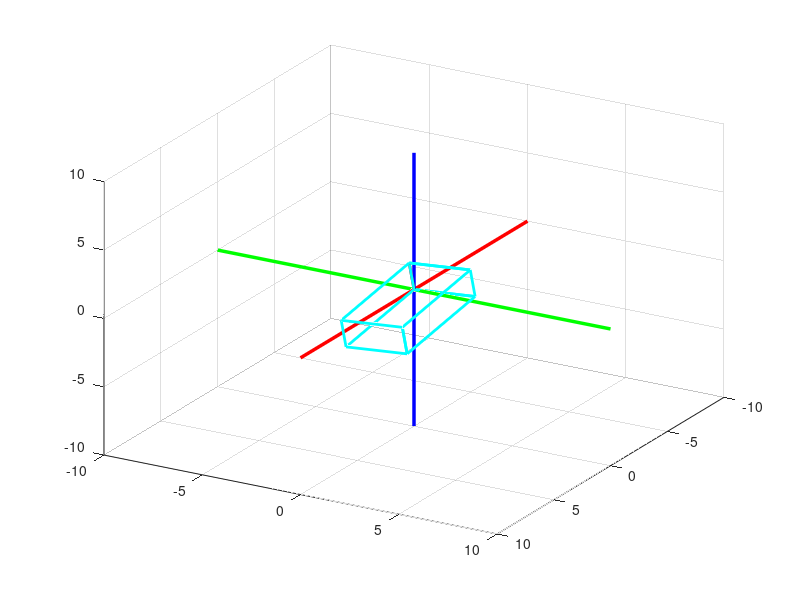

Write MATLAB code to recreate this figure.
close all
clc
clear all



line ([-10 10],[0 0],[0 0], 'color', [1 0 0], 'linewidth',2.5); %Establece el eje X Rojo 
line ([0 0],[-10 10],[0 0], 'color', [0 1 0], 'linewidth',2.5); %Establece el eje Y Verde 
line ([0 0],[0 0],[-10 10], 'color', [0 0 1], 'linewidth',2.5); %Establece el eje Y Azul 

grid on
view(120,30)

P0 = [0 0 0]; 
P1 = [0 3 0]; 
P2 = [0 3 2]; 
P3 = [0 0 2];
P4 = [7 0 2]; 
P5 = [7 3 2]; 
P6 = [7 0 0]; 
P7 = [7 3 0]; 

line ([P0(1) P3(1)],[P0(2) P3(2)],[P0(3) P3(3)], 'color', [1 0 0], 'linewidth',2);  
line ([P0(1) P1(1)],[P0(2) P1(2)],[P0(3) P1(3)], 'color', [0 0 1], 'linewidth',2);  
line ([P1(1) P2(1)],[P1(2) P2(2)],[P1(3) P2(3)], 'color', [0 0 1], 'linewidth',2); 
line ([P2(1) P3(1)],[P2(2) P3(2)],[P2(3) P3(3)], 'color', [0 0 1], 'linewidth',2); 

line ([P3(1) P4(1)],[P3(2) P4(2)],[P3(3) P4(3)], 'color', [0 0 1], 'linewidth',2); 
line ([P4(1) P5(1)],[P4(2) P5(2)],[P4(3) P5(3)], 'color', [0 0 1], 'linewidth',2); 

line ([P6(1) P7(1)],[P6(2) P7(2)],[P6(3) P7(3)], 'color', [0 0 1], 'linewidth',2); 
line ([P7(1) P4(1)],[P7(2) P1(2)],[P7(3) P1(3)], 'color', [0 0 1], 'linewidth',2); 
line ([P3(1) P4(1)],[P3(2) P4(2)],[P3(3) P4(3)], 'color', [0 0 1], 'linewidth',2);  

line ([P2(1) P5(1)],[P2(2) P5(2)],[P2(3) P5(3)], 'color', [0 0 1], 'linewidth',2); 
line ([P1(1) P7(1)],[P1(2) P7(2)],[P1(3) P7(3)], 'color', [0 0 1], 'linewidth',2); 

line ([P4(1) P6(1)],[P4(2) P6(2)],[P4(3) P6(3)], 'color', [0 0 1], 'linewidth',2); 
line ([P5(1) P7(1)],[P5(2) P7(2)],[P5(3) P7(3)], 'color', [0 0 1], 'linewidth',2); 

line ([P0(1) P6(1)],[P0(2) P6(2)],[P0(3) P6(3)], 'color', [0 0 1], 'linewidth',2); 
line ([P5(1) P7(1)],[P5(2) P7(2)],[P5(3) P7(3)], 'color', [0 0 1], 'linewidth',2); 

line ([P0(1) P1(1)],[P0(2) P1(2)],[P0(3) P1(3)], 'color', [0 0 1], 'linewidth',2);

promt='Introduce un angulo en grados de rotacion en X(Phi): ';
angleXPhi=input(promt);

promt='Introduce un angulo en grados de rotacion en Y(tetha): ';
angleYtheta=input(promt);

promt='Introduce un angulo en grados de rotacion en Z(alpha): ';
angleZaplha=input(promt);

%-----------convercion de grsdos a radianes-------------------

angleXPhirad=deg2rad(angleXPhi);

angleYthetarad=deg2rad(angleYtheta);

angleZaplharad=deg2rad(angleZaplha);

%--------------------------------------------------------------


for t=0:0.01:angleXPhirad
    
clf 

line ([-10 10],[0 0],[0 0], 'color', [1 0 0], 'linewidth',2.5); %Establece el eje X Rojo 
line ([0 0],[-10 10],[0 0], 'color', [0 1 0], 'linewidth',2.5); %Establece el eje Y Verde 
line ([0 0],[0 0],[-10 10], 'color', [0 0 1], 'linewidth',2.5); %Establece el eje Y Azul 

grid on
view(120,30)

P0 = [0 0 0]; 
P1 = [0 3 0]; 
P2 = [0 3 2]; 
P3 = [0 0 2];
P4 = [7 0 2]; 
P5 = [7 3 2]; 
P6 = [7 0 0]; 
P7 = [7 3 0]; 

line ([P0(1) P3(1)],[P0(2) P3(2)],[P0(3) P3(3)], 'color', [1 0 0], 'linewidth',2);  
line ([P0(1) P1(1)],[P0(2) P1(2)],[P0(3) P1(3)], 'color', [0 0 1], 'linewidth',2);  
line ([P1(1) P2(1)],[P1(2) P2(2)],[P1(3) P2(3)], 'color', [0 0 1], 'linewidth',2); 
line ([P2(1) P3(1)],[P2(2) P3(2)],[P2(3) P3(3)], 'color', [0 0 1], 'linewidth',2); 

line ([P3(1) P4(1)],[P3(2) P4(2)],[P3(3) P4(3)], 'color', [0 0 1], 'linewidth',2); 
line ([P4(1) P5(1)],[P4(2) P5(2)],[P4(3) P5(3)], 'color', [0 0 1], 'linewidth',2); 

line ([P6(1) P7(1)],[P6(2) P7(2)],[P6(3) P7(3)], 'color', [0 0 1], 'linewidth',2); 
line ([P7(1) P4(1)],[P7(2) P1(2)],[P7(3) P1(3)], 'color', [0 0 1], 'linewidth',2); 
line ([P3(1) P4(1)],[P3(2) P4(2)],[P3(3) P4(3)], 'color', [0 0 1], 'linewidth',2);  

line ([P2(1) P5(1)],[P2(2) P5(2)],[P2(3) P5(3)], 'color', [0 0 1], 'linewidth',2); 
line ([P1(1) P7(1)],[P1(2) P7(2)],[P1(3) P7(3)], 'color', [0 0 1], 'linewidth',2); 

line ([P4(1) P6(1)],[P4(2) P6(2)],[P4(3) P6(3)], 'color', [0 0 1], 'linewidth',2); 
line ([P5(1) P7(1)],[P5(2) P7(2)],[P5(3) P7(3)], 'color', [0 0 1], 'linewidth',2); 

line ([P0(1) P6(1)],[P0(2) P6(2)],[P0(3) P6(3)], 'color', [0 0 1], 'linewidth',2); 
line ([P5(1) P7(1)],[P5(2) P7(2)],[P5(3) P7(3)], 'color', [0 0 1], 'linewidth',2); 

line ([P0(1) P1(1)],[P0(2) P1(2)],[P0(3) P1(3)], 'color', [0 0 1], 'linewidth',2);

%--------------------------figura inicial----------------------------------
  
%--------------------------Rotaciones en x---------------------------------
Rx=[1 0 0; 0 cos(t) -sin(t); 0 sin(t) cos(t)];

P0r=Rx*P0';
P1r=Rx*P1';
P2r=Rx*P2';
P3r=Rx*P3';
P4r=Rx*P4';
P5r=Rx*P5';
P6r=Rx*P6';
P7r=Rx*P7';

line ([P0r(1) P3r(1)],[P0r(2) P3r(2)],[P0r(3) P3r(3)], 'color', [1 0 0], 'linewidth',2);  

line ([P0r(1) P1r(1)],[P0r(2) P1r(2)],[P0r(3) P1r(3)], 'color', [0 1 1], 'linewidth',2);  
line ([P1r(1) P2r(1)],[P1r(2) P2r(2)],[P1r(3) P2r(3)], 'color', [0 1 1], 'linewidth',2); 
line ([P2r(1) P3r(1)],[P2r(2) P3r(2)],[P2r(3) P3r(3)], 'color', [0 1 1], 'linewidth',2); 

line ([P2r(1) P3r(1)],[P2r(2) P3r(2)],[P2r(3) P3r(3)], 'color', [0 1 1], 'linewidth',2); 

line ([P3r(1) P0r(1)],[P3r(2) P0r(2)],[P3r(3) P0r(3)], 'color', [0 1 1], 'linewidth',2); 
line ([P4r(1) P5r(1)],[P4r(2) P5r(2)],[P4r(3) P5r(3)], 'color', [0 1 1], 'linewidth',2); 
line ([P6r(1) P7r(1)],[P6r(2) P7r(2)],[P6r(3) P7r(3)], 'color', [0 1 1], 'linewidth',2); 

line ([P3r(1) P4r(1)],[P3r(2) P4r(2)],[P3r(3) P4r(3)], 'color', [0 1 1], 'linewidth',2);  
line ([P2r(1) P5r(1)],[P2r(2) P5r(2)],[P2r(3) P5r(3)], 'color', [0 1 1], 'linewidth',2); 

line ([P1r(1) P7r(1)],[P1r(2) P7r(2)],[P1r(3) P7r(3)], 'color', [0 1 1], 'linewidth',2); 
line ([P4r(1) P6r(1)],[P4r(2) P6r(2)],[P4r(3) P6r(3)], 'color', [0 1 1], 'linewidth',2); 

line ([P5r(1) P7r(1)],[P5r(2) P7r(2)],[P5r(3) P7r(3)], 'color', [0 1 1], 'linewidth',2); 
line ([P0r(1) P6r(1)],[P0r(2) P6r(2)],[P0r(3) P6r(3)], 'color', [0 1 1], 'linewidth',2); 

line ([P5r(1) P7r(1)],[P5r(2) P7r(2)],[P5r(3) P7r(3)], 'color', [0 1 1], 'linewidth',2); 
line ([P0r(1) P1r(1)],[P0r(2) P1r(2)],[P0r(3) P1r(3)], 'color', [0 1 1], 'linewidth',2);

pause (0.0001);
end



%--------------------------Rotacion en Y-----------------------------------
for p=0:0.01:angleYthetarad
 
clf

line ([-10 10],[0 0],[0 0], 'color', [1 0 0], 'linewidth',2.5); %Establece el eje X Rojo 
line ([0 0],[-10 10],[0 0], 'color', [0 1 0], 'linewidth',2.5); %Establece el eje Y Verde 
line ([0 0],[0 0],[-10 10], 'color', [0 0 1], 'linewidth',2.5); %Establece el eje Y Azul 

grid on
view(120,30)
   
Ry = [cos(p) 0 sin(p); 0 1 0; -sin(p) 0 cos(p)];

P0ry=Ry*P0r;
P1ry=Ry*P1r;
P2ry=Ry*P2r;
P3ry=Ry*P3r;
P4ry=Ry*P4r;
P5ry=Ry*P5r;
P6ry=Ry*P6r;
P7ry=Ry*P7r;

line ([P0ry(1) P3ry(1)],[P0ry(2) P3ry(2)],[P0ry(3) P3ry(3)], 'color', [1 0 0], 'linewidth',2);  

line ([P0ry(1) P1ry(1)],[P0ry(2) P1ry(2)],[P0ry(3) P1ry(3)], 'color', [0 1 1], 'linewidth',2);  
line ([P1ry(1) P2ry(1)],[P1ry(2) P2ry(2)],[P1ry(3) P2ry(3)], 'color', [0 1 1], 'linewidth',2); 
line ([P2ry(1) P3ry(1)],[P2ry(2) P3ry(2)],[P2ry(3) P3ry(3)], 'color', [0 1 1], 'linewidth',2); 

line ([P2ry(1) P3ry(1)],[P2ry(2) P3ry(2)],[P2ry(3) P3ry(3)], 'color', [0 1 1], 'linewidth',2); 

line ([P3ry(1) P0ry(1)],[P3ry(2) P0ry(2)],[P3ry(3) P0ry(3)], 'color', [0 1 1], 'linewidth',2); 
line ([P4ry(1) P5ry(1)],[P4ry(2) P5ry(2)],[P4ry(3) P5ry(3)], 'color', [0 1 1], 'linewidth',2); 
line ([P6ry(1) P7ry(1)],[P6ry(2) P7ry(2)],[P6ry(3) P7ry(3)], 'color', [0 1 1], 'linewidth',2); 

line ([P3ry(1) P4ry(1)],[P3ry(2) P4ry(2)],[P3ry(3) P4ry(3)], 'color', [0 1 1], 'linewidth',2);  
line ([P2ry(1) P5ry(1)],[P2ry(2) P5ry(2)],[P2ry(3) P5ry(3)], 'color', [0 1 1], 'linewidth',2); 

line ([P1ry(1) P7ry(1)],[P1ry(2) P7ry(2)],[P1ry(3) P7ry(3)], 'color', [0 1 1], 'linewidth',2); 
line ([P4ry(1) P6ry(1)],[P4ry(2) P6ry(2)],[P4ry(3) P6ry(3)], 'color', [0 1 1], 'linewidth',2); 

line ([P5ry(1) P7ry(1)],[P5ry(2) P7ry(2)],[P5ry(3) P7ry(3)], 'color', [0 1 1], 'linewidth',2); 
line ([P0ry(1) P6ry(1)],[P0ry(2) P6ry(2)],[P0ry(3) P6ry(3)], 'color', [0 1 1], 'linewidth',2); 

line ([P5ry(1) P7ry(1)],[P5ry(2) P7ry(2)],[P5ry(3) P7ry(3)], 'color', [0 1 1], 'linewidth',2); 
line ([P0ry(1) P1ry(1)],[P0ry(2) P1ry(2)],[P0ry(3) P1ry(3)], 'color', [0 1 1], 'linewidth',2);

pause (0.0001);
end 
 
%--------------------------Rotacion en z-----------------------------------
for m=0:0.01:angleZaplharad
 
clf

line ([-10 10],[0 0],[0 0], 'color', [1 0 0], 'linewidth',2.5); %Establece el eje X Rojo 
line ([0 0],[-10 10],[0 0], 'color', [0 1 0], 'linewidth',2.5); %Establece el eje Y Verde 
line ([0 0],[0 0],[-10 10], 'color', [0 0 1], 'linewidth',2.5); %Establece el eje Y Azul 

grid on
view(120,30)
   
Rz = [cos(m) -sin(m) 0; sin(m) cos(m) 0; 0 0 1];


P0rz=Rz*P0ry;
P1rz=Rz*P1ry;
P2rz=Rz*P2ry;
P3rz=Rz*P3ry;
P4rz=Rz*P4ry;
P5rz=Rz*P5ry;
P6rz=Rz*P6ry;
P7rz=Rz*P7ry;

line ([P0rz(1) P3rz(1)],[P0rz(2) P3rz(2)],[P0rz(3) P3rz(3)], 'color', [1 0 0], 'linewidth',2);  

line ([P0rz(1) P1rz(1)],[P0rz(2) P1rz(2)],[P0rz(3) P1rz(3)], 'color', [0 1 1], 'linewidth',2);  
line ([P1rz(1) P2rz(1)],[P1rz(2) P2rz(2)],[P1rz(3) P2rz(3)], 'color', [0 1 1], 'linewidth',2); 
line ([P2rz(1) P3rz(1)],[P2rz(2) P3rz(2)],[P2rz(3) P3rz(3)], 'color', [0 1 1], 'linewidth',2); 

line ([P2rz(1) P3rz(1)],[P2rz(2) P3rz(2)],[P2rz(3) P3rz(3)], 'color', [0 1 1], 'linewidth',2); 

line ([P3rz(1) P0rz(1)],[P3rz(2) P0rz(2)],[P3rz(3) P0rz(3)], 'color', [0 1 1], 'linewidth',2); 
line ([P4rz(1) P5rz(1)],[P4rz(2) P5rz(2)],[P4rz(3) P5rz(3)], 'color', [0 1 1], 'linewidth',2); 
line ([P6rz(1) P7rz(1)],[P6rz(2) P7rz(2)],[P6rz(3) P7rz(3)], 'color', [0 1 1], 'linewidth',2); 

line ([P3rz(1) P4rz(1)],[P3rz(2) P4rz(2)],[P3rz(3) P4rz(3)], 'color', [0 1 1], 'linewidth',2);  
line ([P2rz(1) P5rz(1)],[P2rz(2) P5rz(2)],[P2rz(3) P5rz(3)], 'color', [0 1 1], 'linewidth',2); 

line ([P1rz(1) P7rz(1)],[P1rz(2) P7rz(2)],[P1rz(3) P7rz(3)], 'color', [0 1 1], 'linewidth',2); 
line ([P4rz(1) P6rz(1)],[P4rz(2) P6rz(2)],[P4rz(3) P6rz(3)], 'color', [0 1 1], 'linewidth',2); 

line ([P5rz(1) P7rz(1)],[P5rz(2) P7rz(2)],[P5rz(3) P7rz(3)], 'color', [0 1 1], 'linewidth',2); 
line ([P0rz(1) P6rz(1)],[P0rz(2) P6rz(2)],[P0rz(3) P6rz(3)], 'color', [0 1 1], 'linewidth',2); 

line ([P5rz(1) P7rz(1)],[P5rz(2) P7rz(2)],[P5rz(3) P7rz(3)], 'color', [0 1 1], 'linewidth',2); 
line ([P0rz(1) P1rz(1)],[P0rz(2) P1rz(2)],[P0rz(3) P1rz(3)], 'color', [0 1 1], 'linewidth',2);

pause (0.0001);
 end 

